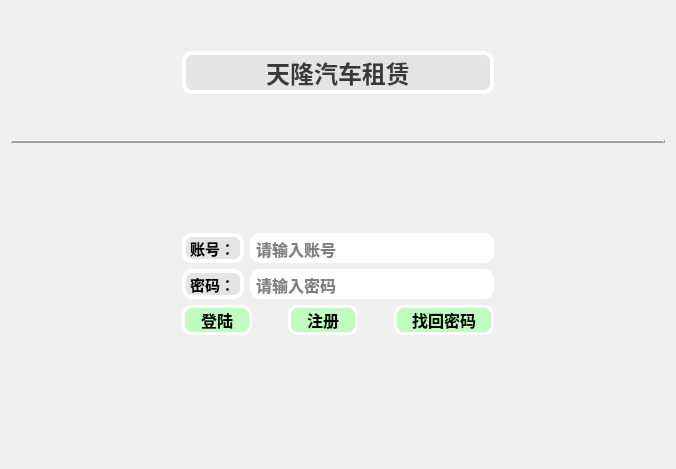
<?xml version="1.0" encoding="UTF-8"?>
<ui version="4.0">
 <class>LoginDialog</class>
 <widget class="QDialog" name="LoginDialog">
  <property name="geometry">
   <rect>
    <x>0</x>
    <y>0</y>
    <width>676</width>
    <height>469</height>
   </rect>
  </property>
  <property name="windowTitle">
   <string>天隆汽车租赁</string>
  </property>
  <property name="windowOpacity">
   <double>1.000000000000000</double>
  </property>
  <property name="styleSheet">
   <string notr="true">QPushButton{
	border-style:outset;
	background-color:rgba(190, 253, 190);
	border-width:3px;
	border-radius:10px;
	border-color:rgba(255,255,255,255);
	font:bold 16px;
	color:rgba(0,0,0,255);

	
}
QPushButton:pressed{
    background-color:rgba(100,129,130,200);
    border-color:rgba(255,255,255,100);
    border-style:inset;
}
QPushButton:hover{
    background-color:rgba(148, 221, 132);
    border-color:rgba(85, 221, 84);
    color:rgba(0,0,0,200);
}
#LoginDialog 
{border-image: url(:/images/loginBackground.jpg);}
QLineEdit
{
	border-style:outset;
	border-width:4px;
	border-radius:10px;
	border-color:rgba(255,255,255,255);
	font:bold 16px;
	color:rgba(0,0,0,255);
}
QLineEdit:focus
{
	border-style:outset;
	border-width:4px;
	border-radius:10px;
	border-color:rgba(0, 204, 255);
	font:bold 16px;
	color:rgba(0,0,0,255);
}
</string>
  </property>
  <layout class="QGridLayout" name="gridLayout">
   <item row="0" column="1">
    <layout class="QVBoxLayout" name="verticalLayout_6">
     <item>
      <spacer name="verticalSpacer_6">
       <property name="orientation">
        <enum>Qt::Vertical</enum>
       </property>
       <property name="sizeHint" stdset="0">
        <size>
         <width>20</width>
         <height>40</height>
        </size>
       </property>
      </spacer>
     </item>
     <item>
      <widget class="QLabel" name="labelTitle">
       <property name="font">
        <font>
         <pointsize>-1</pointsize>
         <weight>75</weight>
         <italic>false</italic>
         <bold>true</bold>
        </font>
       </property>
       <property name="styleSheet">
        <string notr="true">QLabel{
border-style:outset;
	background-color:rgba(225, 225, 225, 200);
	border-width:4px;
	border-radius:10px;
	border-color:rgba(255,255,255,255);
	font:bold 16px;
	color:rgba(0,0,0,255);
}</string>
       </property>
       <property name="frameShape">
        <enum>QFrame::WinPanel</enum>
       </property>
       <property name="frameShadow">
        <enum>QFrame::Raised</enum>
       </property>
       <property name="lineWidth">
        <number>2</number>
       </property>
       <property name="midLineWidth">
        <number>2</number>
       </property>
       <property name="text">
        <string>&lt;html&gt;&lt;head/&gt;&lt;body&gt;&lt;p&gt;&lt;span style=&quot; font-size:18pt; color:#393939;&quot;&gt;天隆汽车租赁&lt;/span&gt;&lt;/p&gt;&lt;/body&gt;&lt;/html&gt;</string>
       </property>
       <property name="textFormat">
        <enum>Qt::RichText</enum>
       </property>
       <property name="alignment">
        <set>Qt::AlignCenter</set>
       </property>
      </widget>
     </item>
     <item>
      <spacer name="verticalSpacer_7">
       <property name="orientation">
        <enum>Qt::Vertical</enum>
       </property>
       <property name="sizeHint" stdset="0">
        <size>
         <width>20</width>
         <height>40</height>
        </size>
       </property>
      </spacer>
     </item>
    </layout>
   </item>
   <item row="1" column="0" colspan="3">
    <widget class="Line" name="line">
     <property name="frameShadow">
      <enum>QFrame::Raised</enum>
     </property>
     <property name="lineWidth">
      <number>2</number>
     </property>
     <property name="orientation">
      <enum>Qt::Horizontal</enum>
     </property>
    </widget>
   </item>
   <item row="2" column="1">
    <spacer name="verticalSpacer_8">
     <property name="orientation">
      <enum>Qt::Vertical</enum>
     </property>
     <property name="sizeHint" stdset="0">
      <size>
       <width>17</width>
       <height>18</height>
      </size>
     </property>
    </spacer>
   </item>
   <item row="3" column="0">
    <spacer name="horizontalSpacer_8">
     <property name="orientation">
      <enum>Qt::Horizontal</enum>
     </property>
     <property name="sizeHint" stdset="0">
      <size>
       <width>185</width>
       <height>20</height>
      </size>
     </property>
    </spacer>
   </item>
   <item row="3" column="1">
    <layout class="QVBoxLayout" name="verticalLayout_5">
     <item>
      <layout class="QHBoxLayout" name="horizontalLayout_7">
       <item>
        <widget class="QLabel" name="labelUser">
         <property name="minimumSize">
          <size>
           <width>40</width>
           <height>30</height>
          </size>
         </property>
         <property name="font">
          <font>
           <pointsize>-1</pointsize>
           <weight>75</weight>
           <italic>false</italic>
           <bold>true</bold>
          </font>
         </property>
         <property name="styleSheet">
          <string notr="true">QLabel{
border-style:outset;
	background-color:rgba(225, 225, 225, 200);
	border-width:4px;
	border-radius:10px;
	border-color:rgba(255,255,255,255);
	font:bold 16px;
	color:rgba(0,0,0,255);
}</string>
         </property>
         <property name="text">
          <string>&lt;html&gt;&lt;head/&gt;&lt;body&gt;&lt;p&gt;&lt;span style=&quot; font-size:11pt; font-weight:600; color:#000000;&quot;&gt;账号：&lt;/span&gt;&lt;/p&gt;&lt;/body&gt;&lt;/html&gt;</string>
         </property>
         <property name="wordWrap">
          <bool>false</bool>
         </property>
         <property name="margin">
          <number>2</number>
         </property>
        </widget>
       </item>
       <item>
        <widget class="QLineEdit" name="lineEditUser">
         <property name="minimumSize">
          <size>
           <width>0</width>
           <height>30</height>
          </size>
         </property>
         <property name="echoMode">
          <enum>QLineEdit::Normal</enum>
         </property>
         <property name="placeholderText">
          <string>请输入账号</string>
         </property>
        </widget>
       </item>
      </layout>
     </item>
     <item>
      <layout class="QHBoxLayout" name="horizontalLayout_8">
       <item>
        <widget class="QLabel" name="labelPassword">
         <property name="minimumSize">
          <size>
           <width>40</width>
           <height>30</height>
          </size>
         </property>
         <property name="font">
          <font>
           <pointsize>-1</pointsize>
           <weight>75</weight>
           <italic>false</italic>
           <bold>true</bold>
          </font>
         </property>
         <property name="styleSheet">
          <string notr="true">QLabel{
border-style:outset;
	background-color:rgba(225, 225, 225, 200);
	border-width:4px;
	border-radius:10px;
	border-color:rgba(255,255,255,255);
	font:bold 16px;
	color:rgba(0,0,0,255);
}</string>
         </property>
         <property name="text">
          <string>&lt;html&gt;&lt;head/&gt;&lt;body&gt;&lt;p&gt;&lt;span style=&quot; font-size:11pt; font-weight:600; color:#000000;&quot;&gt;密码：&lt;/span&gt;&lt;/p&gt;&lt;/body&gt;&lt;/html&gt;</string>
         </property>
         <property name="margin">
          <number>2</number>
         </property>
        </widget>
       </item>
       <item>
        <widget class="QLineEdit" name="lineEditPassword">
         <property name="minimumSize">
          <size>
           <width>0</width>
           <height>30</height>
          </size>
         </property>
         <property name="echoMode">
          <enum>QLineEdit::Password</enum>
         </property>
         <property name="placeholderText">
          <string>请输入密码</string>
         </property>
        </widget>
       </item>
      </layout>
     </item>
     <item>
      <layout class="QHBoxLayout" name="horizontalLayout_9">
       <item>
        <widget class="QPushButton" name="pushBtnLogin">
         <property name="minimumSize">
          <size>
           <width>70</width>
           <height>30</height>
          </size>
         </property>
         <property name="cursor">
          <cursorShape>PointingHandCursor</cursorShape>
         </property>
         <property name="styleSheet">
          <string notr="true"/>
         </property>
         <property name="text">
          <string>登陆</string>
         </property>
        </widget>
       </item>
       <item>
        <spacer name="horizontalSpacer_6">
         <property name="orientation">
          <enum>Qt::Horizontal</enum>
         </property>
         <property name="sizeHint" stdset="0">
          <size>
           <width>40</width>
           <height>20</height>
          </size>
         </property>
        </spacer>
       </item>
       <item>
        <widget class="QPushButton" name="pushBtnRegist">
         <property name="minimumSize">
          <size>
           <width>70</width>
           <height>30</height>
          </size>
         </property>
         <property name="cursor">
          <cursorShape>PointingHandCursor</cursorShape>
         </property>
         <property name="text">
          <string>注册</string>
         </property>
        </widget>
       </item>
       <item>
        <spacer name="horizontalSpacer_2">
         <property name="orientation">
          <enum>Qt::Horizontal</enum>
         </property>
         <property name="sizeHint" stdset="0">
          <size>
           <width>40</width>
           <height>20</height>
          </size>
         </property>
        </spacer>
       </item>
       <item>
        <widget class="QPushButton" name="pushBtnFindPwd">
         <property name="minimumSize">
          <size>
           <width>100</width>
           <height>30</height>
          </size>
         </property>
         <property name="cursor">
          <cursorShape>PointingHandCursor</cursorShape>
         </property>
         <property name="text">
          <string>找回密码</string>
         </property>
        </widget>
       </item>
      </layout>
     </item>
    </layout>
   </item>
   <item row="3" column="2">
    <spacer name="horizontalSpacer_9">
     <property name="orientation">
      <enum>Qt::Horizontal</enum>
     </property>
     <property name="sizeHint" stdset="0">
      <size>
       <width>185</width>
       <height>20</height>
      </size>
     </property>
    </spacer>
   </item>
   <item row="4" column="1">
    <spacer name="verticalSpacer_2">
     <property name="orientation">
      <enum>Qt::Vertical</enum>
     </property>
     <property name="sizeHint" stdset="0">
      <size>
       <width>20</width>
       <height>123</height>
      </size>
     </property>
    </spacer>
   </item>
  </layout>
 </widget>
 <resources/>
 <connections/>
</ui>
